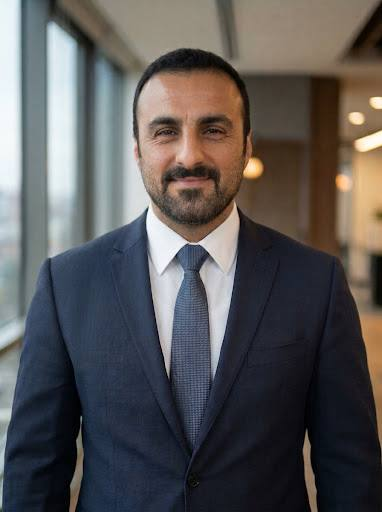
#> input picture assets-src/portrait-suit-original.jpg, 382 x 512 px
$ python build_portrait.py
#> lines starting #> are read from the running program, lines starting #| are printed output that depends on the picture
#> in main, im is the input picture: PIL image 382x512 RGB; mean R, G, B 88.8, 86.3, 86.4
#| source      portrait-suit-original.jpg  382x512
# -*- coding: utf-8 -*-
"""
Prepare the hero portrait.

    python scripts/build_portrait.py [source.jpg]

The hero crops to 4:5 with object-cover, so anything not already 4:5 gets
silently trimmed by the browser at whatever ratio the viewport happens to be.
Cropping here instead makes the framing a decision rather than an accident.

Emits a 1x and a 2x file so the browser downloads the smaller one on
non-retina screens.
"""

import os
import sys

from PIL import Image, ImageEnhance, ImageFilter

ROOT = os.path.dirname(os.path.dirname(os.path.abspath(__file__)))
# src/, not public/: Vite content-hashes imported assets, so a re-export
# gets a new filename and cannot be pinned by an immutable CDN cache.
IMAGES = os.path.join(ROOT, "src", "assets")
# Unprocessed originals live outside public/ so they are never published.
SOURCES = os.path.join(ROOT, "assets-src")

TARGET_RATIO = 4 / 5          # width / height, matching the hero's aspect-[4/5]
DISPLAY_WIDTH = 330           # CSS px the portrait occupies at its largest
HEAD_BIAS = 0.35              # when trimming height, take more off the bottom


def crop_to_ratio(im, ratio=TARGET_RATIO, head_bias=HEAD_BIAS):
    """Centre-crop to `ratio`, biased to keep headroom rather than chin."""
#> called with ratio = 0.8, head_bias = 0.35
    w, h = im.size
#> w = 382; h = 512
    if w / h > ratio:
        new_w = round(h * ratio)
        left = (w - new_w) // 2
        return im.crop((left, 0, left + new_w, h))
    new_h = round(w / ratio)
#> new_h = 478
    excess = h - new_h
#> excess = 34
    top = round(excess * head_bias)
#> top = 12
    return im.crop((0, top, w, top + new_h))
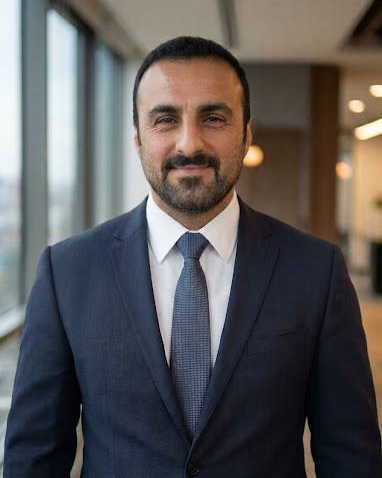
#> returned value: PIL image 382x478 RGB; mean R, G, B 90.7, 87.9, 87.9


def finish(im, width):
    """Resample to `width`, then restore the micro-contrast resampling eats."""
    height = round(width / TARGET_RATIO)
    scale = width / im.size[0]
    out = im.resize((width, height), Image.LANCZOS)

    if scale > 1.05:
        # Upscaling invents no detail, but an unsharp pass stops the result
        # reading as mush. Kept conservative: heavier settings halo the
        # shoulder-against-window edge badly.
        out = out.filter(ImageFilter.UnsharpMask(radius=1.3, percent=78, threshold=3))
    else:
        out = out.filter(ImageFilter.UnsharpMask(radius=0.8, percent=45, threshold=3))

    # A touch of contrast and saturation so the portrait holds its own
    # against the site's saturated indigo/cyan surroundings.
    out = ImageEnhance.Contrast(out).enhance(1.045)
    out = ImageEnhance.Color(out).enhance(1.05)
    return out


def main():
    src = sys.argv[1] if len(sys.argv) > 1 else os.path.join(SOURCES, "portrait-suit-original.jpg")
    im = Image.open(src).convert("RGB")
    print(f"source      {os.path.basename(src)}  {im.size[0]}x{im.size[1]}")

    cropped = crop_to_ratio(im)
    print(f"cropped     {cropped.size[0]}x{cropped.size[1]}  ratio {cropped.size[0]/cropped.size[1]:.3f}")
#| cropped     382x478  ratio 0.799

    for suffix, width in [("", DISPLAY_WIDTH), ("@2x", DISPLAY_WIDTH * 2)]:
        out = finish(cropped, width)
        path = os.path.join(IMAGES, f"portrait{suffix}.jpg")
        out.save(path, "JPEG", quality=88, optimize=True, progressive=True)
        upscale = width / cropped.size[0]
        print(f"  wrote {os.path.basename(path):26s} {out.size[0]}x{out.size[1]} "
              f"{os.path.getsize(path):>7,d} B  ({upscale:.2f}x source)")


if __name__ == "__main__":
    main()
